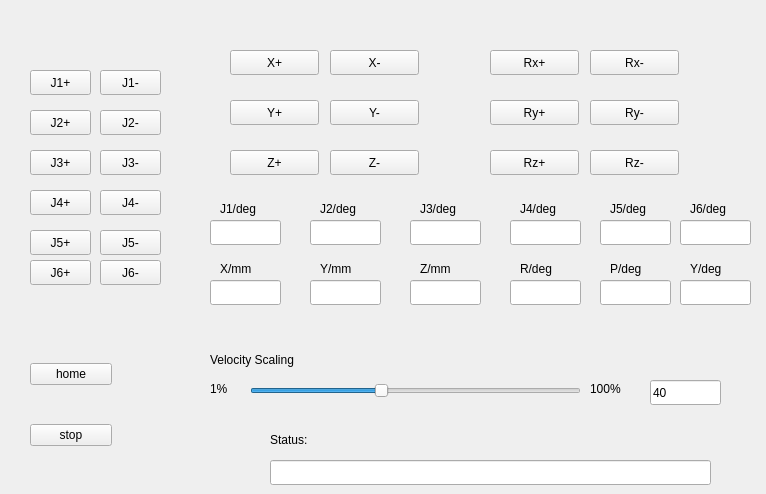
    <widget class="QWidget" name="Drag">
     <attribute name="title">
      <string>Drag/Jog</string>
     </attribute>
     <widget class="QLineEdit" name="lineedit_j1">
      <property name="geometry">
       <rect>
        <x>210</x>
        <y>220</y>
        <width>71</width>
        <height>25</height>
       </rect>
      </property>
      <property name="readOnly">
       <bool>true</bool>
      </property>
     </widget>
     <widget class="QLineEdit" name="lineedit_j2">
      <property name="geometry">
       <rect>
        <x>310</x>
        <y>220</y>
        <width>71</width>
        <height>25</height>
       </rect>
      </property>
      <property name="readOnly">
       <bool>true</bool>
      </property>
     </widget>
     <widget class="QLineEdit" name="lineedit_j3">
      <property name="geometry">
       <rect>
        <x>410</x>
        <y>220</y>
        <width>71</width>
        <height>25</height>
       </rect>
      </property>
      <property name="readOnly">
       <bool>true</bool>
      </property>
     </widget>
     <widget class="QLineEdit" name="lineedit_j4">
      <property name="geometry">
       <rect>
        <x>510</x>
        <y>220</y>
        <width>71</width>
        <height>25</height>
       </rect>
      </property>
      <property name="readOnly">
       <bool>true</bool>
      </property>
     </widget>
     <widget class="QLineEdit" name="lineedit_j5">
      <property name="geometry">
       <rect>
        <x>600</x>
        <y>220</y>
        <width>71</width>
        <height>25</height>
       </rect>
      </property>
      <property name="readOnly">
       <bool>true</bool>
      </property>
     </widget>
     <widget class="QLineEdit" name="lineedit_j6">
      <property name="geometry">
       <rect>
        <x>680</x>
        <y>220</y>
        <width>71</width>
        <height>25</height>
       </rect>
      </property>
      <property name="readOnly">
       <bool>true</bool>
      </property>
     </widget>
     <widget class="QLineEdit" name="lineedit_P">
      <property name="geometry">
       <rect>
        <x>600</x>
        <y>280</y>
        <width>71</width>
        <height>25</height>
       </rect>
      </property>
      <property name="readOnly">
       <bool>true</bool>
      </property>
     </widget>
     <widget class="QLineEdit" name="lineedit_y">
      <property name="geometry">
       <rect>
        <x>310</x>
        <y>280</y>
        <width>71</width>
        <height>25</height>
       </rect>
      </property>
      <property name="readOnly">
       <bool>true</bool>
      </property>
     </widget>
     <widget class="QLineEdit" name="lineedit_x">
      <property name="geometry">
       <rect>
        <x>210</x>
        <y>280</y>
        <width>71</width>
        <height>25</height>
       </rect>
      </property>
      <property name="readOnly">
       <bool>true</bool>
      </property>
     </widget>
     <widget class="QLineEdit" name="lineedit_R">
      <property name="geometry">
       <rect>
        <x>510</x>
        <y>280</y>
        <width>71</width>
        <height>25</height>
       </rect>
      </property>
      <property name="readOnly">
       <bool>true</bool>
      </property>
     </widget>
     <widget class="QLineEdit" name="lineedit_z">
      <property name="geometry">
       <rect>
        <x>410</x>
        <y>280</y>
        <width>71</width>
        <height>25</height>
       </rect>
      </property>
      <property name="readOnly">
       <bool>true</bool>
      </property>
     </widget>
     <widget class="QLineEdit" name="lineedit_Y">
      <property name="geometry">
       <rect>
        <x>680</x>
        <y>280</y>
        <width>71</width>
        <height>25</height>
       </rect>
      </property>
      <property name="readOnly">
       <bool>true</bool>
      </property>
     </widget>
     <widget class="QWidget" name="widget_joint_jog" native="true">
      <property name="enabled">
       <bool>true</bool>
      </property>
      <property name="geometry">
       <rect>
        <x>10</x>
        <y>50</y>
        <width>171</width>
        <height>261</height>
       </rect>
      </property>
      <widget class="QPushButton" name="button_j6_p">
       <property name="geometry">
        <rect>
         <x>20</x>
         <y>210</y>
         <width>61</width>
         <height>25</height>
        </rect>
       </property>
       <property name="text">
        <string>J6+</string>
       </property>
      </widget>
      <widget class="QPushButton" name="button_j6_m">
       <property name="geometry">
        <rect>
         <x>90</x>
         <y>210</y>
         <width>61</width>
         <height>25</height>
        </rect>
       </property>
       <property name="text">
        <string>J6-</string>
       </property>
      </widget>
      <widget class="QPushButton" name="button_j5_p">
       <property name="geometry">
        <rect>
         <x>20</x>
         <y>180</y>
         <width>61</width>
         <height>25</height>
        </rect>
       </property>
       <property name="text">
        <string>J5+</string>
       </property>
      </widget>
      <widget class="QPushButton" name="button_j5_m">
       <property name="geometry">
        <rect>
         <x>90</x>
         <y>180</y>
         <width>61</width>
         <height>25</height>
        </rect>
       </property>
       <property name="text">
        <string>J5-</string>
       </property>
      </widget>
      <widget class="QPushButton" name="button_j4_p">
       <property name="geometry">
        <rect>
         <x>20</x>
         <y>140</y>
         <width>61</width>
         <height>25</height>
        </rect>
       </property>
       <property name="text">
        <string>J4+</string>
       </property>
      </widget>
      <widget class="QPushButton" name="button_j4_m">
       <property name="geometry">
        <rect>
         <x>90</x>
         <y>140</y>
         <width>61</width>
         <height>25</height>
        </rect>
       </property>
       <property name="text">
        <string>J4-</string>
       </property>
      </widget>
      <widget class="QPushButton" name="button_j1_m">
       <property name="geometry">
        <rect>
         <x>90</x>
         <y>20</y>
         <width>61</width>
         <height>25</height>
        </rect>
       </property>
       <property name="text">
        <string>J1-</string>
       </property>
      </widget>
      <widget class="QPushButton" name="button_j3_m">
       <property name="geometry">
        <rect>
         <x>90</x>
         <y>100</y>
         <width>61</width>
         <height>25</height>
        </rect>
       </property>
       <property name="text">
        <string>J3-</string>
       </property>
      </widget>
      <widget class="QPushButton" name="button_j2_p">
       <property name="geometry">
        <rect>
         <x>20</x>
         <y>60</y>
         <width>61</width>
         <height>25</height>
        </rect>
       </property>
       <property name="text">
        <string>J2+</string>
       </property>
      </widget>
      <widget class="QPushButton" name="button_j3_p">
       <property name="geometry">
        <rect>
         <x>20</x>
         <y>100</y>
         <width>61</width>
         <height>25</height>
        </rect>
       </property>
       <property name="text">
        <string>J3+</string>
       </property>
      </widget>
      <widget class="QPushButton" name="button_j1_p">
       <property name="geometry">
        <rect>
         <x>20</x>
         <y>20</y>
         <width>61</width>
         <height>25</height>
        </rect>
       </property>
       <property name="text">
        <string>J1+</string>
       </property>
      </widget>
      <widget class="QPushButton" name="button_j2_m">
       <property name="geometry">
        <rect>
         <x>90</x>
         <y>60</y>
         <width>61</width>
         <height>25</height>
        </rect>
       </property>
       <property name="text">
        <string>J2-</string>
       </property>
      </widget>
     </widget>
     <widget class="QWidget" name="widget_pose_jog" native="true">
      <property name="geometry">
       <rect>
        <x>220</x>
        <y>40</y>
        <width>521</width>
        <height>141</height>
       </rect>
      </property>
      <widget class="QPushButton" name="button_3_m">
       <property name="geometry">
        <rect>
         <x>110</x>
         <y>110</y>
         <width>89</width>
         <height>25</height>
        </rect>
       </property>
       <property name="text">
        <string>Z-</string>
       </property>
      </widget>
      <widget class="QPushButton" name="button_2_m">
       <property name="geometry">
        <rect>
         <x>110</x>
         <y>60</y>
         <width>89</width>
         <height>25</height>
        </rect>
       </property>
       <property name="text">
        <string>Y-</string>
       </property>
      </widget>
      <widget class="QPushButton" name="button_3_p">
       <property name="geometry">
        <rect>
         <x>10</x>
         <y>110</y>
         <width>89</width>
         <height>25</height>
        </rect>
       </property>
       <property name="text">
        <string>Z+</string>
       </property>
      </widget>
      <widget class="QPushButton" name="button_1_m">
       <property name="geometry">
        <rect>
         <x>110</x>
         <y>10</y>
         <width>89</width>
         <height>25</height>
        </rect>
       </property>
       <property name="text">
        <string>X-</string>
       </property>
      </widget>
      <widget class="QPushButton" name="button_2_p">
       <property name="geometry">
        <rect>
         <x>10</x>
         <y>60</y>
         <width>89</width>
         <height>25</height>
        </rect>
       </property>
       <property name="text">
        <string>Y+</string>
       </property>
      </widget>
      <widget class="QPushButton" name="button_1_p">
       <property name="geometry">
        <rect>
         <x>10</x>
         <y>10</y>
         <width>89</width>
         <height>25</height>
        </rect>
       </property>
       <property name="text">
        <string>X+</string>
       </property>
      </widget>
      <widget class="QPushButton" name="button_6_m">
       <property name="geometry">
        <rect>
         <x>370</x>
         <y>110</y>
         <width>89</width>
         <height>25</height>
        </rect>
       </property>
       <property name="text">
        <string>Rz-</string>
       </property>
      </widget>
      <widget class="QPushButton" name="button_5_m">
       <property name="geometry">
        <rect>
         <x>370</x>
         <y>60</y>
         <width>89</width>
         <height>25</height>
        </rect>
       </property>
       <property name="text">
        <string>Ry-</string>
       </property>
      </widget>
      <widget class="QPushButton" name="button_6_p">
       <property name="geometry">
        <rect>
         <x>270</x>
         <y>110</y>
         <width>89</width>
         <height>25</height>
        </rect>
       </property>
       <property name="text">
        <string>Rz+</string>
       </property>
      </widget>
      <widget class="QPushButton" name="button_4_p">
       <property name="geometry">
        <rect>
         <x>270</x>
         <y>10</y>
         <width>89</width>
         <height>25</height>
        </rect>
       </property>
       <property name="text">
        <string>Rx+</string>
       </property>
      </widget>
      <widget class="QPushButton" name="button_5_p">
       <property name="geometry">
        <rect>
         <x>270</x>
         <y>60</y>
         <width>89</width>
         <height>25</height>
        </rect>
       </property>
       <property name="text">
        <string>Ry+</string>
       </property>
      </widget>
      <widget class="QPushButton" name="button_4_m">
       <property name="geometry">
        <rect>
         <x>370</x>
         <y>10</y>
         <width>89</width>
         <height>25</height>
        </rect>
       </property>
       <property name="text">
        <string>Rx-</string>
       </property>
      </widget>
     </widget>
     <widget class="QWidget" name="widget" native="true">
      <property name="geometry">
       <rect>
        <x>190</x>
        <y>330</y>
        <width>551</width>
        <height>81</height>
       </rect>
      </property>
      <widget class="QLineEdit" name="lineedit_velocity">
       <property name="geometry">
        <rect>
         <x>460</x>
         <y>50</y>
         <width>71</width>
         <height>25</height>
        </rect>
       </property>
       <property name="text">
        <string>40</string>
       </property>
       <property name="readOnly">
        <bool>true</bool>
       </property>
      </widget>
      <widget class="QLabel" name="label_3">
       <property name="geometry">
        <rect>
         <x>400</x>
         <y>50</y>
         <width>51</width>
         <height>17</height>
        </rect>
       </property>
       <property name="text">
        <string>100%</string>
       </property>
      </widget>
      <widget class="QLabel" name="label">
       <property name="geometry">
        <rect>
         <x>20</x>
         <y>50</y>
         <width>31</width>
         <height>17</height>
        </rect>
       </property>
       <property name="text">
        <string>1%</string>
       </property>
      </widget>
      <widget class="QSlider" name="slider_velocity">
       <property name="geometry">
        <rect>
         <x>60</x>
         <y>50</y>
         <width>331</width>
         <height>21</height>
        </rect>
       </property>
       <property name="minimum">
        <number>1</number>
       </property>
       <property name="maximum">
        <number>100</number>
       </property>
       <property name="value">
        <number>40</number>
       </property>
       <property name="sliderPosition">
        <number>40</number>
       </property>
       <property name="orientation">
        <enum>Qt::Horizontal</enum>
       </property>
       <property name="tickPosition">
        <enum>QSlider::NoTicks</enum>
       </property>
      </widget>
      <widget class="QLabel" name="label_2">
       <property name="geometry">
        <rect>
         <x>20</x>
         <y>20</y>
         <width>131</width>
         <height>21</height>
        </rect>
       </property>
       <property name="text">
        <string>&lt;html&gt;&lt;head/&gt;&lt;body&gt;&lt;p&gt;Velocity Scaling&lt;/p&gt;&lt;/body&gt;&lt;/html&gt;</string>
       </property>
      </widget>
     </widget>
     <widget class="QLineEdit" name="lineedit_reply_show">
      <property name="geometry">
       <rect>
        <x>270</x>
        <y>460</y>
        <width>441</width>
        <height>25</height>
       </rect>
      </property>
      <property name="readOnly">
       <bool>true</bool>
      </property>
     </widget>
     <widget class="QLabel" name="label_4">
      <property name="geometry">
       <rect>
        <x>220</x>
        <y>200</y>
        <width>67</width>
        <height>17</height>
       </rect>
      </property>
      <property name="text">
       <string>J1/deg</string>
      </property>
     </widget>
     <widget class="QLabel" name="label_5">
      <property name="geometry">
       <rect>
        <x>320</x>
        <y>200</y>
        <width>67</width>
        <height>17</height>
       </rect>
      </property>
      <property name="text">
       <string>J2/deg</string>
      </property>
     </widget>
     <widget class="QLabel" name="label_6">
      <property name="geometry">
       <rect>
        <x>420</x>
        <y>200</y>
        <width>67</width>
        <height>17</height>
       </rect>
      </property>
      <property name="text">
       <string>J3/deg</string>
      </property>
     </widget>
     <widget class="QLabel" name="label_7">
      <property name="geometry">
       <rect>
        <x>520</x>
        <y>200</y>
        <width>67</width>
        <height>17</height>
       </rect>
      </property>
      <property name="text">
       <string>J4/deg</string>
      </property>
     </widget>
     <widget class="QLabel" name="label_8">
      <property name="geometry">
       <rect>
        <x>610</x>
        <y>200</y>
        <width>67</width>
        <height>17</height>
       </rect>
      </property>
      <property name="text">
       <string>J5/deg</string>
      </property>
     </widget>
     <widget class="QLabel" name="label_9">
      <property name="geometry">
       <rect>
        <x>690</x>
        <y>200</y>
        <width>67</width>
        <height>17</height>
       </rect>
      </property>
      <property name="text">
       <string>J6/deg</string>
      </property>
     </widget>
     <widget class="QLabel" name="label_10">
      <property name="geometry">
       <rect>
        <x>220</x>
        <y>260</y>
        <width>67</width>
        <height>17</height>
       </rect>
      </property>
      <property name="text">
       <string>X/mm</string>
      </property>
     </widget>
     <widget class="QLabel" name="label_11">
      <property name="geometry">
       <rect>
        <x>320</x>
        <y>260</y>
        <width>67</width>
        <height>17</height>
       </rect>
      </property>
      <property name="text">
       <string>Y/mm</string>
      </property>
     </widget>
     <widget class="QLabel" name="label_12">
      <property name="geometry">
       <rect>
        <x>420</x>
        <y>260</y>
        <width>67</width>
        <height>17</height>
       </rect>
      </property>
      <property name="text">
       <string>Z/mm</string>
      </property>
     </widget>
     <widget class="QLabel" name="label_13">
      <property name="geometry">
       <rect>
        <x>520</x>
        <y>260</y>
        <width>67</width>
        <height>17</height>
       </rect>
      </property>
      <property name="text">
       <string>R/deg</string>
      </property>
     </widget>
     <widget class="QLabel" name="label_14">
      <property name="geometry">
       <rect>
        <x>610</x>
        <y>260</y>
        <width>67</width>
        <height>17</height>
       </rect>
      </property>
      <property name="text">
       <string>P/deg</string>
      </property>
     </widget>
     <widget class="QLabel" name="label_15">
      <property name="geometry">
       <rect>
        <x>690</x>
        <y>260</y>
        <width>67</width>
        <height>17</height>
       </rect>
      </property>
      <property name="text">
       <string>Y/deg</string>
      </property>
     </widget>
     <widget class="QLabel" name="label_16">
      <property name="geometry">
       <rect>
        <x>270</x>
        <y>430</y>
        <width>131</width>
        <height>21</height>
       </rect>
      </property>
      <property name="text">
       <string>&lt;html&gt;&lt;head/&gt;&lt;body&gt;&lt;p&gt;Status:&lt;/p&gt;&lt;/body&gt;&lt;/html&gt;</string>
      </property>
     </widget>
     <widget class="QWidget" name="layoutWidget">
      <property name="geometry">
       <rect>
        <x>30</x>
        <y>330</y>
        <width>82</width>
        <height>151</height>
       </rect>
      </property>
      <layout class="QVBoxLayout" name="verticalLayout">
       <item>
        <widget class="QPushButton" name="button_home">
         <property name="text">
          <string>home</string>
         </property>
        </widget>
       </item>
       <item>
        <widget class="QPushButton" name="button_stop">
         <property name="text">
          <string>stop</string>
         </property>
        </widget>
       </item>
      </layout>
     </widget>
    </widget>
